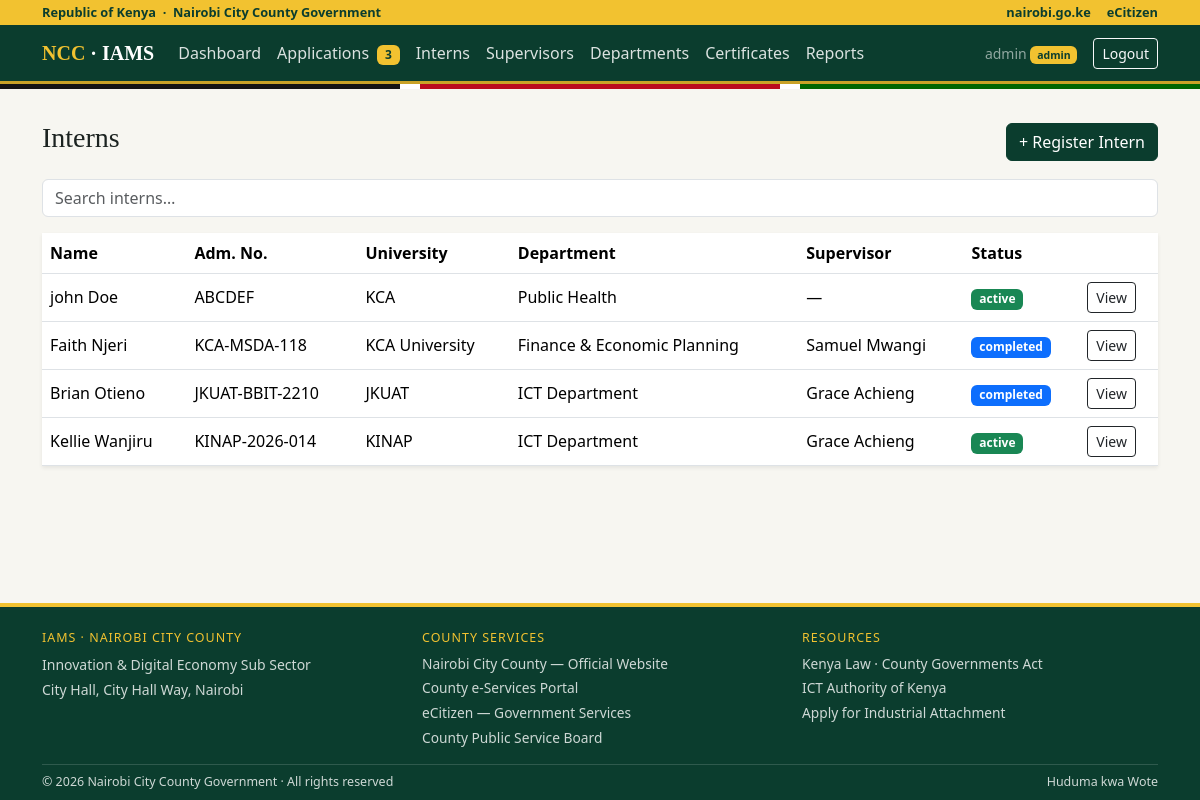
Screenshot of /admin/interns (signed in) with the database file from the repository.
### app.py (models this page shows, shortened)
class User(UserMixin, db.Model):
    id = db.Column(db.Integer, primary_key=True)
    username = db.Column(db.String(80), unique=True, nullable=False)
    password_hash = db.Column(db.String(255), nullable=False)
    role = db.Column(db.String(20), nullable=False)  # admin | supervisor | intern
    intern_id = db.Column(db.Integer, db.ForeignKey("intern.id"))
    supervisor_id = db.Column(db.Integer, db.ForeignKey("supervisor.id"))
    intern = db.relationship("Intern", foreign_keys=[intern_id])
    supervisor = db.relationship("Supervisor", foreign_keys=[supervisor_id])

class Intern(db.Model):
    id = db.Column(db.Integer, primary_key=True)
    full_name = db.Column(db.String(120), nullable=False)
    admission_number = db.Column(db.String(40), unique=True, nullable=False)
    phone = db.Column(db.String(30))
    university = db.Column(db.String(120))
    course = db.Column(db.String(120))
    department_id = db.Column(db.Integer, db.ForeignKey("department.id"))
    supervisor_id = db.Column(db.Integer, db.ForeignKey("supervisor.id"))
    start_date = db.Column(db.Date, default=date.today)
    end_date = db.Column(db.Date)
    status = db.Column(db.String(20), default="active")  # active | completed | terminated
    department = db.relationship("Department")
    supervisor = db.relationship("Supervisor")
    attendance = db.relationship("Attendance", backref="intern", cascade="all, delete-orphan")
    logs = db.relationship("DailyLog", backref="intern", cascade="all, delete-orphan")
    evaluations = db.relationship("Performance", backref="intern", cascade="all, delete-orphan")
    certificate = db.relationship("Certificate", backref="intern", uselist=False, cascade="all, delete-orphan")

class Department(db.Model):
    id = db.Column(db.Integer, primary_key=True)
    name = db.Column(db.String(120), unique=True, nullable=False)
    hod_name = db.Column(db.String(120))
    location = db.Column(db.String(120))

class Supervisor(db.Model):
    id = db.Column(db.Integer, primary_key=True)
    full_name = db.Column(db.String(120), nullable=False)
    email = db.Column(db.String(120), unique=True, nullable=False)
    phone = db.Column(db.String(30))
    department_id = db.Column(db.Integer, db.ForeignKey("department.id"))
    department = db.relationship("Department")

### app.py (the view, shortened to what this page needs)
@app.route("/admin/interns", methods=["GET", "POST"])
@role_required("admin")
def admin_interns():
    return render_template("admin_interns.html",
                           interns=Intern.query.order_by(Intern.id.desc()).all(),
                           departments=Department.query.order_by(Department.name).all(),
                           supervisors=Supervisor.query.order_by(Supervisor.full_name).all())

### app.py (called while the page is built)
@login_manager.user_loader
def load_user(user_id):
    return db.session.get(User, int(user_id))

def role_required(*roles):
    def wrapper(fn):
        @wraps(fn)
        def decorated(*args, **kwargs):
            if not current_user.is_authenticated:
                return redirect(url_for("login"))
            if current_user.role not in roles:
                abort(403)
            return fn(*args, **kwargs)
        return decorated
    return wrapper

@app.context_processor
def inject_badges():
    pending_apps = 0
    if current_user.is_authenticated and current_user.role == "admin":
        pending_apps = Application.query.filter_by(status="pending").count()
    return {"pending_applications": pending_apps}

### templates/admin_interns.html (shortened to what this page needs)
{% extends "base.html" %}
{% block content %}
<div class="d-flex justify-content-between align-items-center mb-3">
  <h3>Interns</h3>
  <button class="btn btn-ncc" data-bs-toggle="modal" data-bs-target="#add">+ Register Intern</button>
</div>
<input class="form-control mb-3" placeholder="Search interns…" data-filter="#tbl">
<table class="table table-hover bg-white shadow-sm align-middle" id="tbl">
  <thead><tr><th>Name</th><th>Adm. No.</th><th>University</th><th>Department</th><th>Supervisor</th><th>Status</th><th></th></tr></thead>
  <tbody>
    {% for i in interns %}
    <tr><td>{{ i.full_name }}</td><td>{{ i.admission_number }}</td><td>{{ i.university or '—' }}</td>
      <td>{{ i.department.name if i.department else '—' }}</td>
      <td>{{ i.supervisor.full_name if i.supervisor else '—' }}</td>
      <td><span class="badge bg-{{ 'success' if i.status=='active' else ('primary' if i.status=='completed' else 'secondary') }}">{{ i.status }}</span></td>
      <td><a class="btn btn-sm btn-outline-dark" href="{{ url_for('admin_intern_detail', intern_id=i.id) }}">View</a></td></tr>
    {% else %}<tr><td colspan="7" class="text-muted">No interns yet.</td></tr>{% endfor %}
  </tbody>
</table>
{% endblock %}

### templates/base.html (shortened to what this page needs)
<!DOCTYPE html>
<html lang="en">
<head>
  <link href="https://cdn.jsdelivr.net/npm/bootstrap@5.3.3/dist/css/bootstrap.min.css" rel="stylesheet">
  <link href="{{ url_for('static', filename='style.css') }}" rel="stylesheet">
</head>
<body>
<div class="gold-ribbon">
  <div class="container d-flex justify-content-between align-items-center">
    <span>Republic of Kenya &nbsp;·&nbsp; Nairobi City County Government</span>
    <span class="d-none d-md-flex gap-3">
      <a href="https://nairobi.go.ke" target="_blank" rel="noopener">nairobi.go.ke</a>
      <a href="https://ecitizen.go.ke" target="_blank" rel="noopener">eCitizen</a>
    </span>
  </div>
</div>
<nav class="navbar navbar-expand-lg navbar-dark ncc-navbar">
  <div class="container">
    <a class="navbar-brand fw-bold" href="{{ url_for('index') }}"><span class="text-gold">NCC</span> · IAMS</a>
    <div class="collapse navbar-collapse" id="nav">
      {% if current_user.is_authenticated %}
      <ul class="navbar-nav me-auto">
        {% if current_user.role == 'admin' %}
          <li class="nav-item"><a class="nav-link" href="{{ url_for('admin_dashboard') }}">Dashboard</a></li>
          <li class="nav-item"><a class="nav-link" href="{{ url_for('admin_applications') }}">Applications
            {% if pending_applications %}<span class="badge bg-gold ms-1">{{ pending_applications }}</span>{% endif %}</a></li>
          <li class="nav-item"><a class="nav-link" href="{{ url_for('admin_interns') }}">Interns</a></li>
          <li class="nav-item"><a class="nav-link" href="{{ url_for('admin_supervisors') }}">Supervisors</a></li>
          <li class="nav-item"><a class="nav-link" href="{{ url_for('admin_departments') }}">Departments</a></li>
          <li class="nav-item"><a class="nav-link" href="{{ url_for('admin_certificates') }}">Certificates</a></li>
          <li class="nav-item"><a class="nav-link" href="{{ url_for('admin_reports') }}">Reports</a></li>
        {% endif %}
      </ul>
      <span class="navbar-text me-3 small">{{ current_user.username }}
        <span class="badge bg-gold">{{ current_user.role }}</span></span>
      <a class="btn btn-outline-light btn-sm" href="{{ url_for('logout') }}">Logout</a>
      {% else %}
      <div class="ms-auto d-flex gap-2">
        <a class="btn btn-outline-light btn-sm" href="{{ url_for('login') }}">Login</a>
        <a class="btn btn-gold btn-sm" href="{{ url_for('apply') }}">Apply for Attachment</a>
      </div>
      {% endif %}
    </div>
  </div>
</nav>
<div class="flag-strip"></div>
<div class="container pt-3">
</div>
<main class="container py-3">{% block content %}{% endblock %}</main>
<footer class="ncc-footer pt-4">
  <div class="container">
    <div class="row g-4 pb-3">
      <div class="col-md-4">
        <h6>IAMS · Nairobi City County</h6>
        <p class="small mb-1">Innovation &amp; Digital Economy Sub Sector</p>
        <p class="small mb-0">City Hall, City Hall Way, Nairobi</p>
      </div>
      <div class="col-md-4">
        <h6>County Services</h6>
        <div class="d-flex flex-column gap-1">
          <a href="https://nairobi.go.ke" target="_blank" rel="noopener">Nairobi City County — Official Website</a>
          <a href="https://nairobiservices.go.ke" target="_blank" rel="noopener">County e-Services Portal</a>
          <a href="https://ecitizen.go.ke" target="_blank" rel="noopener">eCitizen — Government Services</a>
          <a href="https://cpsb.nairobi.go.ke" target="_blank" rel="noopener">County Public Service Board</a>
        </div>
      </div>
      <div class="col-md-4">
        <h6>Resources</h6>
        <div class="d-flex flex-column gap-1">
          <a href="https://www.kenyalaw.org" target="_blank" rel="noopener">Kenya Law · County Governments Act</a>
          <a href="https://icta.go.ke" target="_blank" rel="noopener">ICT Authority of Kenya</a>
          <a href="{{ url_for('apply') }}">Apply for Industrial Attachment</a>
        </div>
      </div>
    </div>
    <div class="bottom-bar py-2 d-flex justify-content-between flex-wrap gap-2">
      <span>© 2026 Nairobi City County Government · All rights reserved</span>
      <span>Huduma kwa Wote</span>
    </div>
  </div>
</footer>
</body>
</html>

### static/style.css (style rules this page uses)
:root { --green:#0b3d2e;--green2:#10513d;--gold:#f2c230;--gold2:#c9a227;--paper:#f7f6f1; }
body { background:var(--paper);color:#1c2321;display:flex;flex-direction:column;min-height:100vh;font-family:system-ui,-apple-system,"Segoe UI",Roboto,sans-serif; }
main { flex:1; }
h1,h2,h3,h4,h5,.navbar-brand { font-family:Georgia,"Times New Roman",serif; }
.gold-ribbon { background:var(--gold);color:var(--green);font-size:.8rem;font-weight:600;padding:3px 0; }
.gold-ribbon a { color:var(--green);text-decoration:none; }
.ncc-navbar { background:var(--green);border-bottom:3px solid var(--gold2); }
.ncc-navbar .nav-link { color:rgba(255,255,255,.85); }
.flag-strip { height:5px;background:linear-gradient(to right,#141414 0 33.3%,#fff 33.3% 35%,#bb0a1e 35% 65%,#fff 65% 66.7%,#006600 66.7% 100%); }
.text-gold { color:var(--gold); }
.btn-ncc { background:var(--green);color:#fff;border:1px solid var(--green); }
.table thead { background:var(--green);color:#fff; }
.badge.bg-gold { background:var(--gold);color:var(--green); }
.ncc-footer { background:var(--green);color:rgba(255,255,255,.8);border-top:4px solid var(--gold);margin-top:2rem; }
.ncc-footer h6 { color:var(--gold);text-transform:uppercase;letter-spacing:.08em;font-size:.78rem;font-family:system-ui,sans-serif; }
.ncc-footer a { color:rgba(255,255,255,.8);text-decoration:none;font-size:.86rem; }
.ncc-footer .bottom-bar { border-top:1px solid rgba(255,255,255,.15);font-size:.78rem; }

### rows the page displays
User: username "admin", role "admin"
Intern: full_name "john Doe", admission_number "ABCDEF", university "KCA", department "Public Health", supervisor "—", status "active"
Intern: full_name "Faith Njeri", admission_number "KCA-MSDA-118", university "KCA University", department "Finance & Economic Planning", supervisor "Samuel Mwangi", status "completed"
Intern: full_name "Brian Otieno", admission_number "JKUAT-BBIT-2210", university "JKUAT", department "ICT Department", supervisor "Grace Achieng", status "completed"
Intern: full_name "Kellie Wanjiru", admission_number "KINAP-2026-014", university "KINAP", department "ICT Department", supervisor "Grace Achieng", status "active"

### other values shown
{{ pending_applications }} "3"
